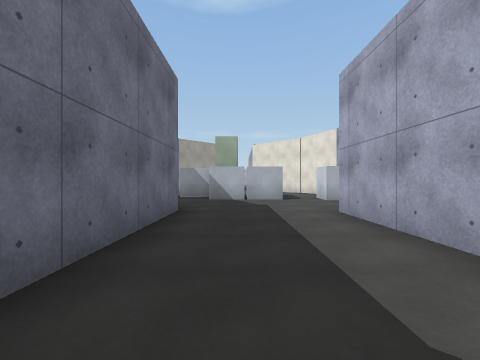
View 1 (above)

14 first-person views from a walk through a scene from a Unity 3-D project. The camera is 1.2 m above the floor, looks level and sees 90° across. The floor is counted in squares, 2 m on a side. Each view is taken from the middle of a square. On the plan, view 1 faces up. The plan holds only what a view shows up to about 9 squares ahead; the rest is blank. The place goes on beyond the plan. The player character is not drawn. Some animated figures are left out. Surface patterns are stand-ins for the level's own textures.

View 2
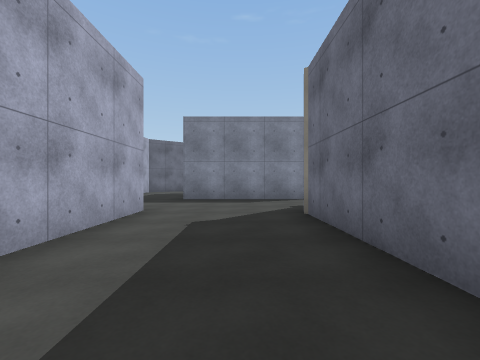

View 3
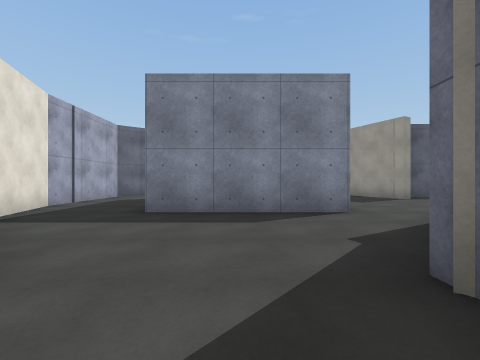

View 4
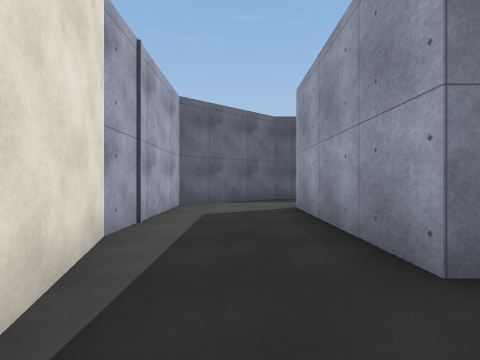

View 5
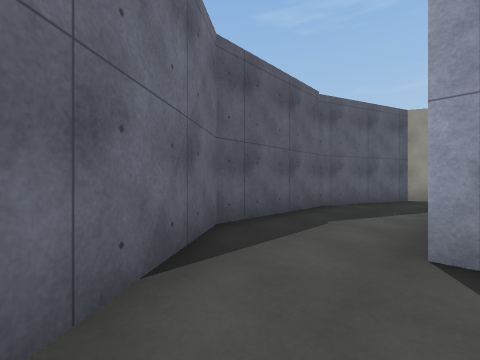

View 6
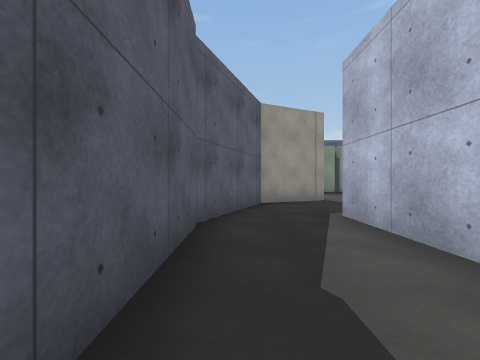

View 7
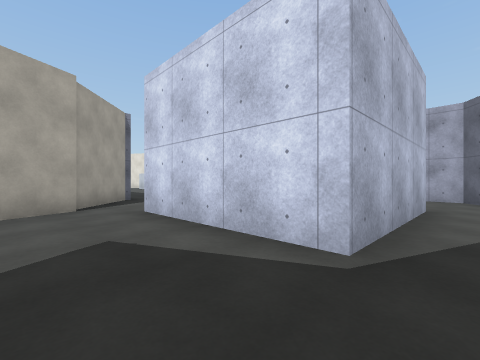

View 8
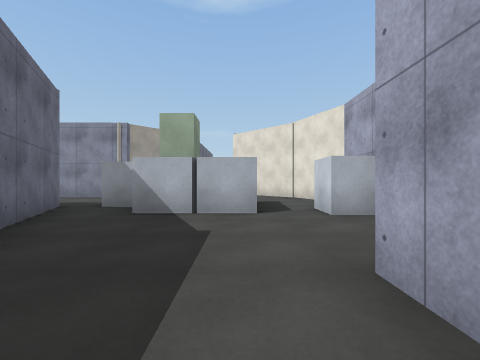

View 9
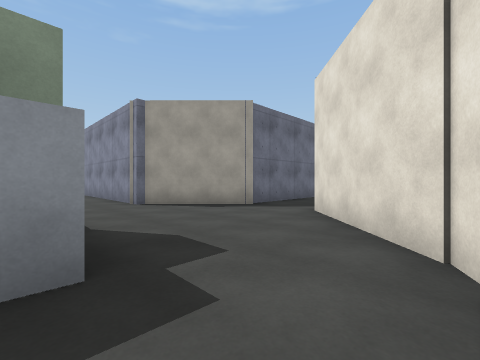

View 10
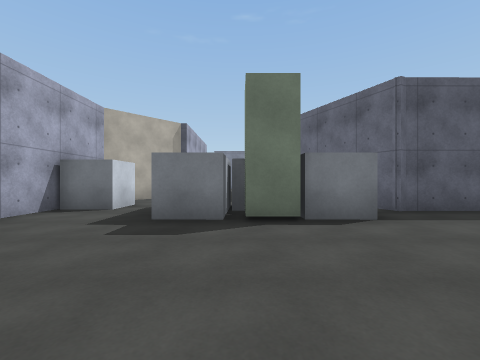

View 11
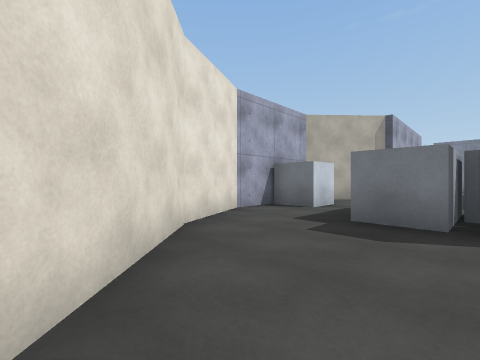

View 12
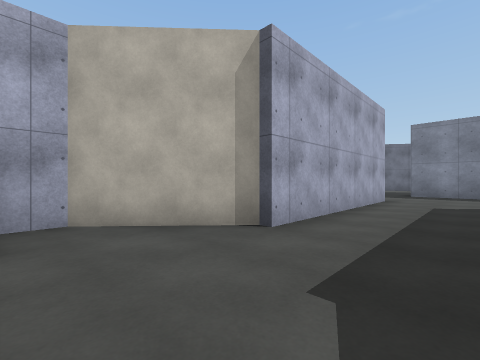

View 13
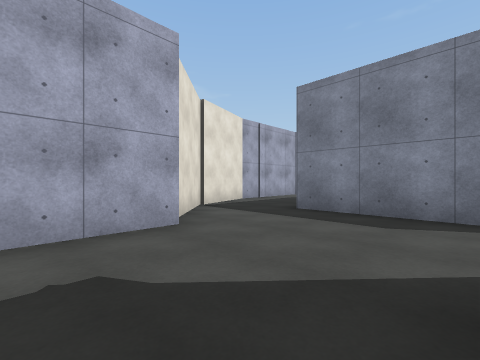

View 14
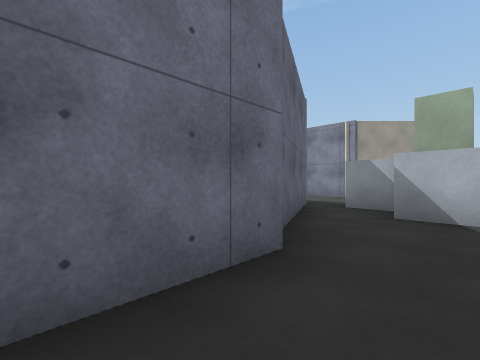

### Floor plan
Points are (right, up) in squares from view 1. A wall is a line through its corners. A room is listed if a view was taken in it or the views show most of it. See-through windows are left out.
Room 1 (views 1, 2, 3, 4, 5, 6, 8, 12, 13, 14)
walls: (1.9, -0.7) (1.9, 4.6); (-1.3, -0.5) (-2.9, -2.2); (-2, -3.5) (1.8, -3.5) (1.8, -7.3) (-2, -7.3); (2, 4.5) (3.7, 6.4) (3.7, 7); (-1.2, 4.8) (-1.2, -0.6); (1.4, 7.3) (-1, 7.3); (3.4, 7.3) (2.5, 7.3); (0.2, 7.8) (0.1, 7.3); (-1.2, -9.6) (1.9, -9.5) (4.4, -7.7) (4.4, -4.5) (3.7, -2.4) (2.4, -1); (-2.9, -9) (-1.1, -9.7); (-1, 8.4) (-2.1, 8.4); (-3.1, 8.5) (-1.7, 5.4)
ways out: opening at (-2, -8) to room 2; opening at (-2, -3) to room 2; opening at (2, 8) to room 3
Room 2 (view 7)
walls: (-2, -7.3) (-2, -3.5); (-4.5, -7.9) (-4.2, -8.5) (-2.9, -9); (-2.9, -2.5) (-4, -3)
ways out: opening at (-2, -8) to room 1; opening at (-2, -3) to room 1
Room 3 (views 9, 10, 11)
walls: (0.3, 9.4) (1.3, 9.3) (1.3, 8.9); (-2.1, 9.4) (-0.1, 9.4); (-2.9, 11.4) (-4.5, 11.4); (-0.9, 13.5) (-3, 11.5); (2.6, 7) (2.6, 8.1) (3.7, 8.1) (3.7, 9.4) (2.9, 11.2) (0.6, 13.4); (-4.6, 8.3) (-3.2, 8.2)
ways out: opening at (2, 8) to room 1

Positions as (right, up) in squares from view 1, and headings:
1: (0, 0), facing up
2: (0, 4), facing down
3: (0, 1), facing down
4: (3, -2), facing down
5: (4, -7), facing down-left
6: (2, -9), facing left
7: (-4, -8), facing up-right
8: (1, 3), facing up
9: (3, 9), facing up-left
10: (0, 13), facing down
11: (0, 13), facing down-right
12: (0, 7), facing down-right
13: (-1, 1), facing down-right
14: (0, 3), facing up-left
